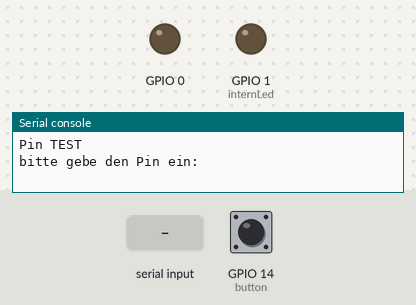
Bench run of a program on a simulated ESP32 board running MicroPython. Parts: output pins drawn as LEDs (lit = HIGH), the last lines printed to the serial console. The test bench sets the inputs (shaded band); at power-on: GPIO 14 (button) HIGH.

Above: at 1.2 s.
1.3 s: "0" typed at the serial console, then Enter
At 2.5 s:
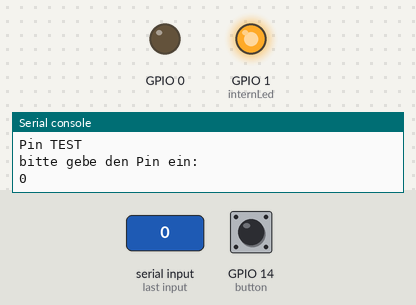
2.8 s: GPIO 14 (button) pulled LOW for 0.15 s
At 3.6 s:
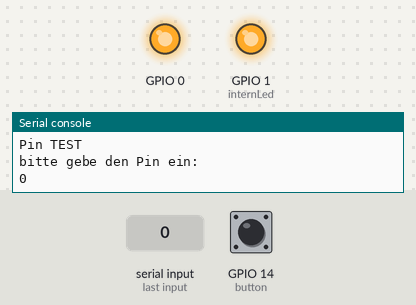
Timing chart, 0 to 14.3 s (numbered marks = the images above; inputs shaded):
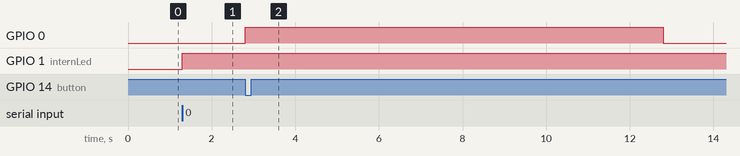

Measured:
- after the input at 1.3 s, GPIO 1 (internLed): LOW → HIGH at once
- after the input at 2.8 s, GPIO 0: LOW → HIGH at once, → LOW 10.0 s later

The program:

led_schalter.py
```python
import machine
import utime

print('Pin TEST')
p = input('bitte gebe den Pin ein: ') or '26'
p = int(p)
button = machine.Pin(14, machine.Pin.IN, machine.Pin.PULL_UP)
led = machine.Pin(p, machine.Pin.OUT)
internLed = machine.Pin(1, machine.Pin.OUT)
internLed.value(1)


def ButtonPress():
    led.value(1)
    utime.sleep(10)
    led.value(0)


while True:

    if button.value() == 0:
        ButtonPress()
        utime.sleep_ms(25)

    utime.sleep_ms(50)
```
